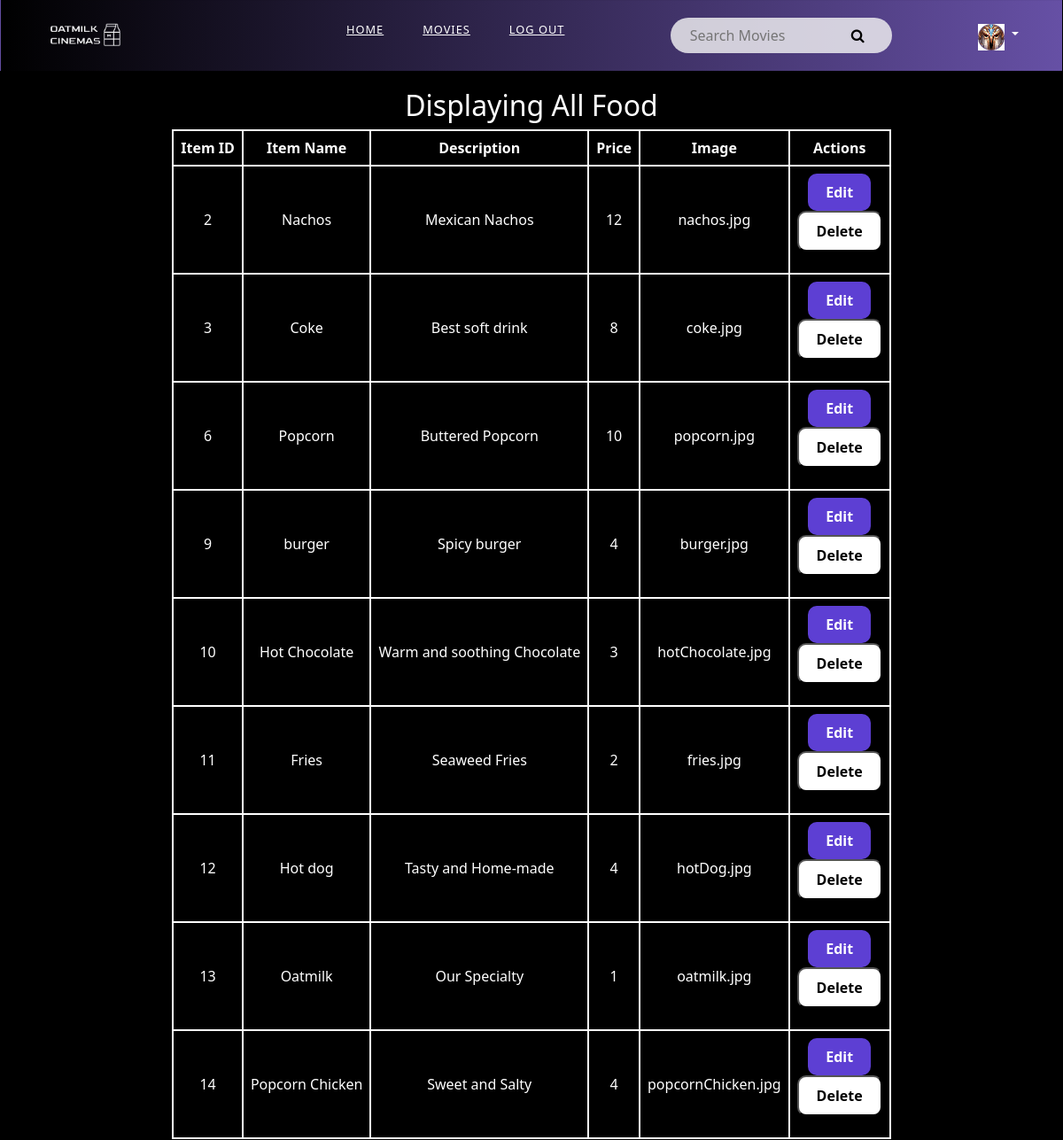
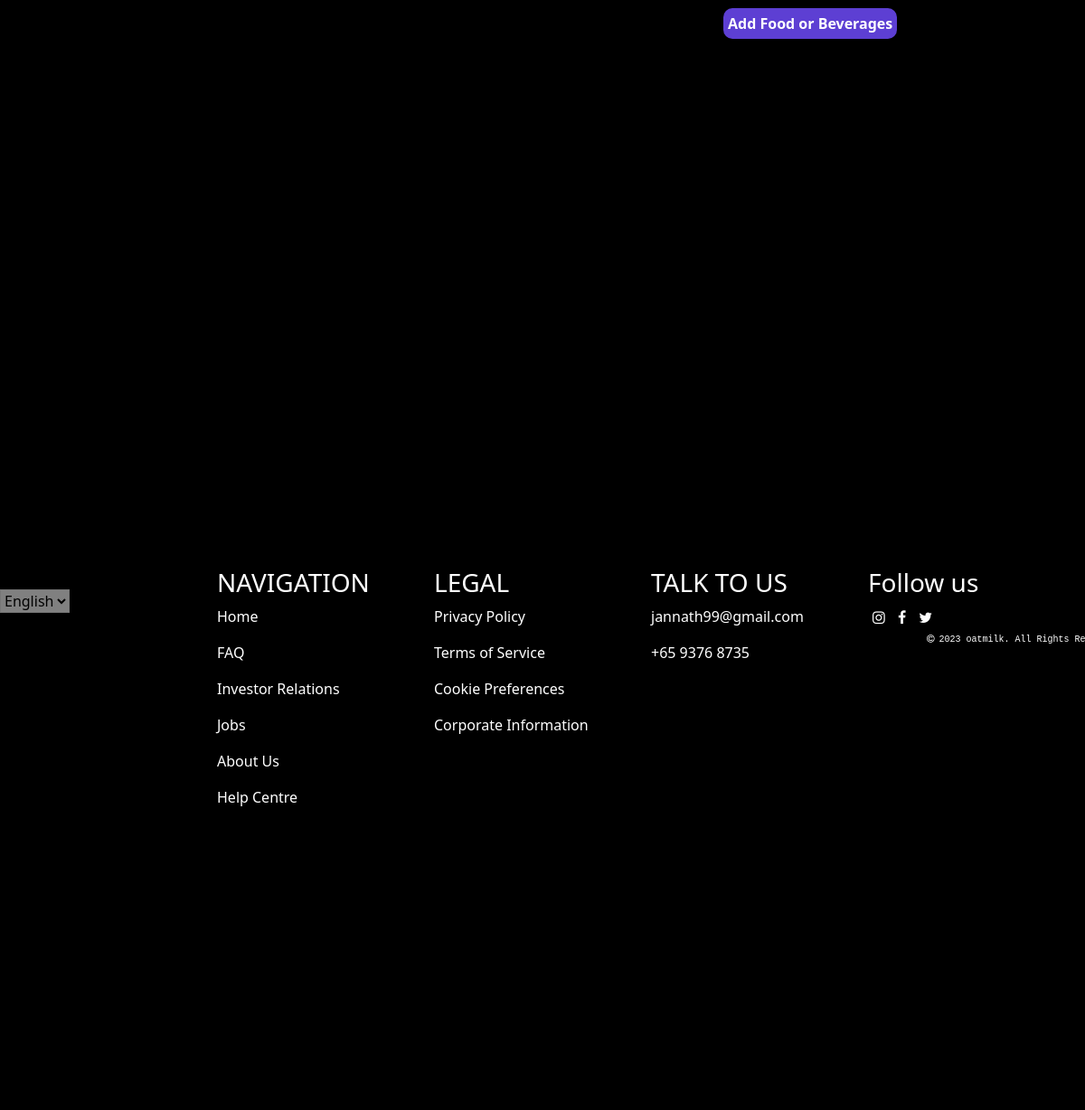
The app's page /editMenu.php (signed in) with its own data (2 pictures, top to bottom).
### tables this page shows
CREATE TABLE `food_beverage` (
  `menu_id` int(10) NOT NULL,
  `item_name` varchar(50) NOT NULL,
  `description` varchar(200) NOT NULL,
  `price` int(10) NOT NULL,
  `image` varchar(50) NOT NULL
);

### editMenuController.php (called while the page is built, shortened)
<?php
class MenuController
{
    public function getAllFood($conn)
    {
        $food_beverage = array();
        $sql = "SELECT * FROM food_beverage";
        $result = mysqli_query($conn, $sql);
        if ($result->num_rows > 0) {
            while ($row = $result->fetch_assoc()) {
                $food_beverage[] = $row;
            }
        }
        return $food_beverage;
    }
}
?>

### editMenu.php (the view, shortened to what this page needs)
<?php
include("navBar.php");
include("editMenuController.php");
$MenuController = new MenuController();
$foodBeverage = $MenuController->getAllFood($conn);
?>
<!DOCTYPE html>
<html>
<head>
    <link rel="stylesheet" href="homestylesheet.css" />
    <link href="https://cdn.jsdelivr.net/npm/bootstrap@5.2.3/dist/css/bootstrap.min.css" rel="stylesheet"
>
    <link rel="stylesheet" href="https://cdnjs.cloudflare.com/ajax/libs/font-awesome/4.7.0/css/font-awesome.min.css">
</head>
<body>
<div class="header">
        <h2>Displaying All Food</h2>
    </div>
    <div class="table-container">
        <table>
            <thead>
                <tr>
                    <th>Item ID</th>
                    <th>Item Name</th>
                    <th>Description</th>
                    <th>Price</th>
                    <th>Image</th>
                    <th>Actions</th>
                </tr>
            </thead>
            <tbody>
                <?php foreach ($foodBeverage as $foodBev): ?>
                    <tr>
                        <td>
                            <?php echo $foodBev['menu_id']; ?>
                        </td>
                        <td>
                            <?php echo $foodBev['item_name']; ?>
                        </td>
                        <td>
                            <?php echo $foodBev['description']; ?>
                        </td>
                        <td>
                            <?php echo $foodBev['price']; ?>
                        </td>
                        <td>
                            <?php echo $foodBev['image']; ?>
                        </td>
                        <td>
                        <?php if (isset($foodBev['menu_id'])): ?>
                            <a href="editThatMenu.php?menu_id=<?php echo $foodBev['menu_id']; ?>" class="edit">Edit</a>
                        <?php endif; ?>
                        <form method="post" action="deleteMenu.php">
                            <button type="submit" class="delete" onclick="return confirm('Are you sure you want to delete this movie?')">Delete</button>
                        </form>
                        </td>
                    </tr>
                <?php endforeach; ?>
            </tbody>
        </table>
        </div>
        <div class="add-food&beverage-container" id="addcontainer">
            <a href="addMenu.php" class="add-food&beverage-button" style = "color:white; text-decoration: none;">Add Food or Beverages</a>
        </div>
        <?php include("footer.php");?>
</body>
</html>

### homestylesheet.css (style rules this page uses)
body { background-size:cover; height: 100vh; background-position: center; color:#f2f2f2; background-color: black; }
* { box-sizing: border-box; }
a { text-decoration: none; }

### editMenu.php (style rules this page uses)
body { background-color: black; color: white; }
.header { text-align: center; margin-top: 100px; }
.table-container { display: flex; justify-content: center; }
table { border-collapse: collapse; border: 1px solid black; padding: 4px; cellspacing: 50px; }
th, td { border: 2px solid white; padding: 8px; text-align: center; }
.edit { display: inline-block; padding: 10px 20px; background-color: #5D3FD3; color: white; text-decoration: none; border-radius: 10px; font-size: 16px; font-weight: bold; text-align: center; }
.delete { display: inline-block; padding: 10px 20px; background-color: #FFFFFF; color: black; text-decoration: none; border-radius: 10px; font-size: 16px; font-weight: bold; text-align: center; }
#addcontainer { display: inline-block; padding: 5px; background-color: #5D3FD3; text-decoration: none; border-radius: 10px; font-size: 16px; font-weight: bold; text-align: center; margin-top:10px; margin-left:800px; }
h2 { color:white; }

### records on screen
food_beverage: menu_id "2", item_name "Nachos", description "Mexican Nachos", price "12", image "nachos.jpg"
food_beverage: menu_id "3", item_name "Coke", description "Best soft drink", price "8", image "coke.jpg"
food_beverage: menu_id "6", item_name "Popcorn", description "Buttered Popcorn", price "10", image "popcorn.jpg"
food_beverage: menu_id "9", item_name "burger", description "Spicy burger", price "4", image "burger.jpg"
food_beverage: menu_id "10", item_name "Hot Chocolate", description "Warm and soothing Chocolate", price "3", image "hotChocolate.jpg"
food_beverage: menu_id "11", item_name "Fries", description "Seaweed Fries", price "2", image "fries.jpg"
food_beverage: menu_id "12", item_name "Hot dog", description "Tasty and Home-made", price "4", image "hotDog.jpg"
food_beverage: menu_id "13", item_name "Oatmilk", description "Our Specialty", price "1", image "oatmilk.jpg"
food_beverage: menu_id "14", item_name "Popcorn Chicken", description "Sweet and Salty", price "4", image "popcornChicken.jpg"
